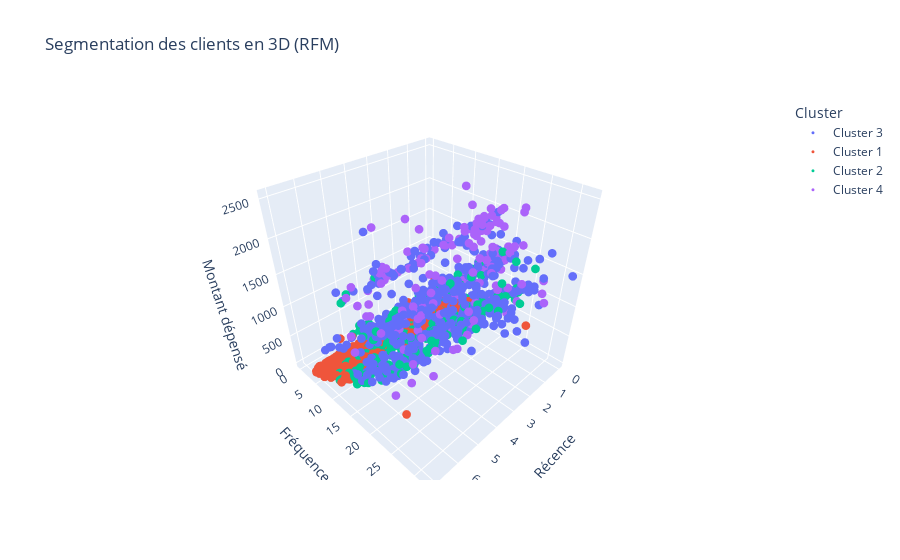

Notebook cell for this chart:
### Markdown cell above
Nouveau graphique RFM 3D avec les clusters déterminés sur toutes les dimensions (donc forcément moins visuel que le 1er) :

### Code cell
rfm_data = pd.DataFrame()
rfm_data['Recency'] = df_['Recency_']
rfm_data['Frequency'] = df_['Total_Purchases']
rfm_data['Monetary'] = df_['Total_Spend']
rfm_data['Cluster'] = df_['Cluster']
fig = px.scatter_3d(
    rfm_data, 
    x='Recency', 
    y='Frequency', 
    z='Monetary', 
    color='Cluster',
    title='Segmentation des clients en 3D (RFM)',
    labels={'Recency': 'Récence', 'Frequency': 'Fréquence', 'Monetary': 'Montant dépensé'},
    color_continuous_scale=px.colors.sequential.Viridis
)

fig.update_traces(marker=dict(size=3))

fig.show()

### Figure 1 — Plotly figure (JSON) as saved in the notebook; plotly's stock layout.template omitted (floating-point values rounded to 4 significant figures; data arrays with more than 128 entries replaced by an {"elided": "..."} marker saying what was removed)
{"data": [{"hovertemplate": "Cluster=Cluster 3<br>Récence=%{x}<br>Fréquence=%{y}<br>Montant dépensé=%{z}<extra></extra>", "legendgroup": "Cluster 3", "marker": {"color": "#636efa", "size": 3, "symbol": "circle"}, "mode": "markers", "name": "Cluster 3", "scene": "scene", "showlegend": true, "type": "scatter3d", "x": {"elided": "662 float values"}, "y": {"elided": "662 int values"}, "z": {"elided": "662 int values"}}, {"hovertemplate": "Cluster=Cluster 1<br>Récence=%{x}<br>Fréquence=%{y}<br>Montant dépensé=%{z}<extra></extra>", "legendgroup": "Cluster 1", "marker": {"color": "#EF553B", "size": 3, "symbol": "circle"}, "mode": "markers", "name": "Cluster 1", "scene": "scene", "showlegend": true, "type": "scatter3d", "x": {"elided": "1026 float values"}, "y": {"elided": "1026 int values"}, "z": {"elided": "1026 int values"}}, {"hovertemplate": "Cluster=Cluster 2<br>Récence=%{x}<br>Fréquence=%{y}<br>Montant dépensé=%{z}<extra></extra>", "legendgroup": "Cluster 2", "marker": {"color": "#00cc96", "size": 3, "symbol": "circle"}, "mode": "markers", "name": "Cluster 2", "scene": "scene", "showlegend": true, "type": "scatter3d", "x": {"elided": "363 float values"}, "y": {"elided": "363 int values"}, "z": {"elided": "363 int values"}}, {"hovertemplate": "Cluster=Cluster 4<br>Récence=%{x}<br>Fréquence=%{y}<br>Montant dépensé=%{z}<extra></extra>", "legendgroup": "Cluster 4", "marker": {"color": "#ab63fa", "size": 3, "symbol": "circle"}, "mode": "markers", "name": "Cluster 4", "scene": "scene", "showlegend": true, "type": "scatter3d", "x": {"elided": "185 float values"}, "y": {"elided": "185 int values"}, "z": {"elided": "185 int values"}}], "layout": {"legend": {"title": {"text": "Cluster"}, "tracegroupgap": 0}, "scene": {"domain": {"x": [0, 1], "y": [0, 1]}, "xaxis": {"title": {"text": "Récence"}}, "yaxis": {"title": {"text": "Fréquence"}}, "zaxis": {"title": {"text": "Montant dépensé"}}}, "title": {"text": "Segmentation des clients en 3D (RFM)"}}}
